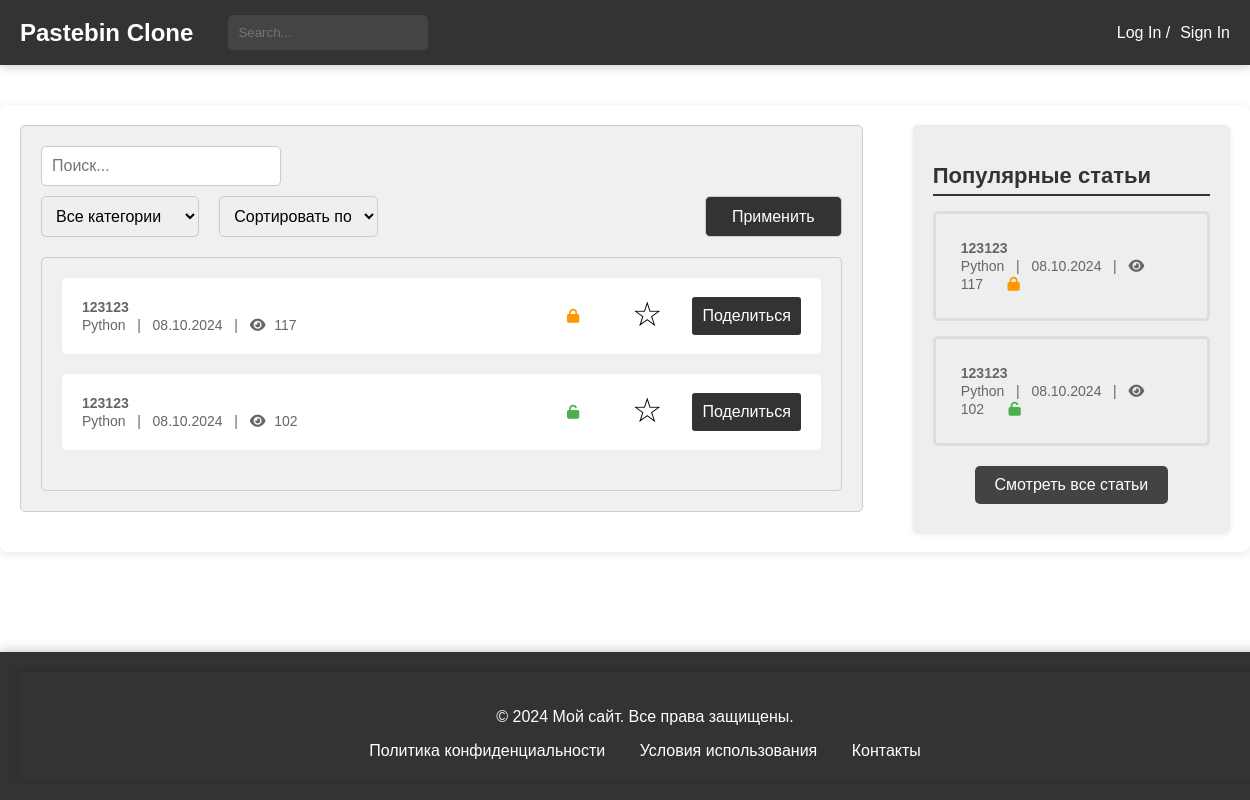
Before: /posts_check/ with the older database file.
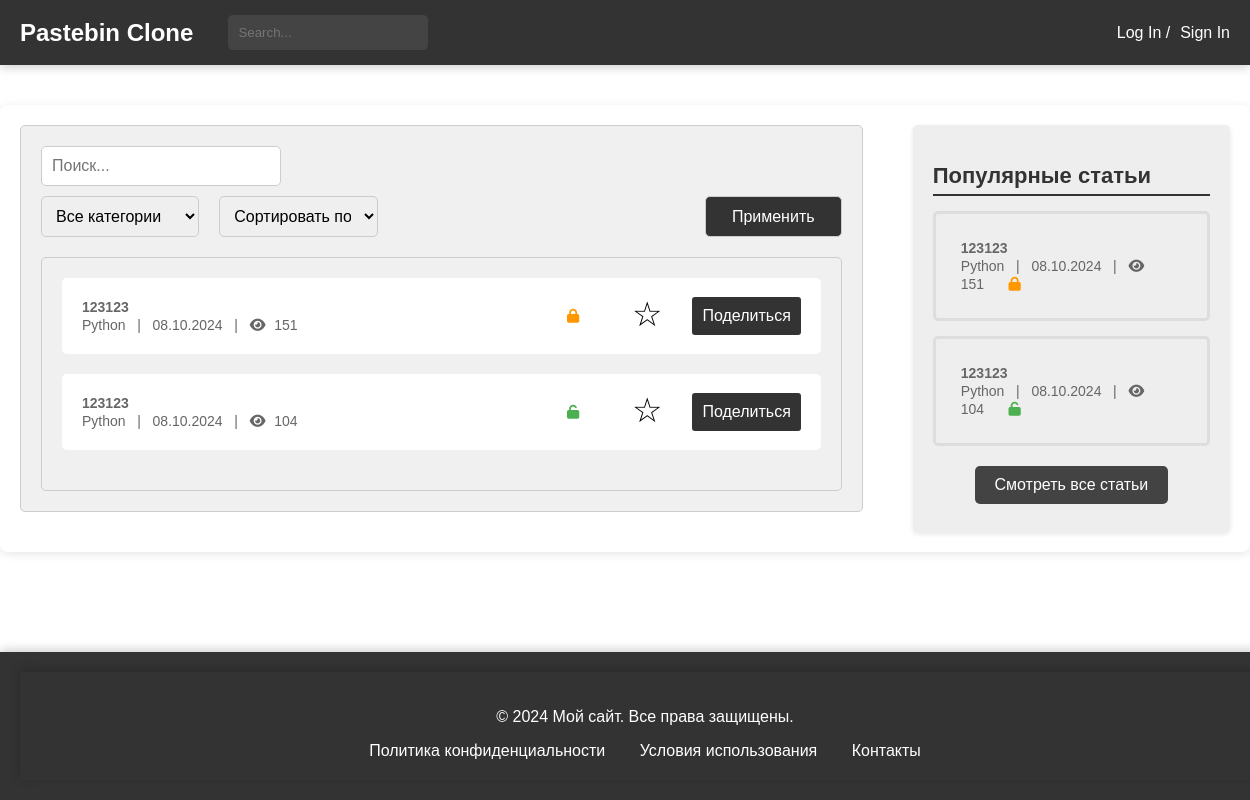
After: the same page with the newer database file.
### blog/models.py (models this page shows, shortened)
class Paste(models.Model):
    ACCESS_STATUS_CHOICES = [
        (0, 'Private'),
        (1, 'Public'),
        (2, 'Draft'),
    ]
    TIME_LIVE_CHOICES = [
        (None, 'Никогда'),
        (timedelta(minutes=2), 'Через 2 минуты'),
        (timedelta(hours=1), 'Через 1 час'),
        (timedelta(days=1), 'Через 1 день'),
        (timedelta(weeks=1), 'Через 1 неделю'),
    ]
    title = models.CharField(max_length=200)
    content = models.TextField()
    author = models.ForeignKey(User, on_delete=models.CASCADE)
    created_at = models.DateTimeField(auto_now_add=True)
    updated_at = models.DateTimeField(auto_now=True)
    slug = models.UUIDField(default=uuid.uuid4, editable=False, unique=True)
    tags = models.ManyToManyField(Tag, related_name='posts')
    category = models.ForeignKey(Category, on_delete=models.SET_NULL, null=True)
    access_status = models.IntegerField(choices=ACCESS_STATUS_CHOICES, default=1)
    time_live = models.DurationField(null=True, blank=True)
    password = models.CharField(max_length=100, null=True, blank=True)
    is_delete_after_read = models.BooleanField(default=False)
    views_count = models.PositiveIntegerField(default=100)
    def get_absolute_url(self):
        return reverse('blog:post-detail', kwargs={'slug': self.slug})
    def get_formatted_created_at(self):
        return self.created_at.strftime('%d.%m.%Y')
    class Meta:
        verbose_name = 'Паста'
        verbose_name_plural = 'Паста'

class Category(models.Model):
    name = models.CharField(max_length=30, unique=True)
    parent = models.ForeignKey(
        'self',
        on_delete=models.CASCADE,
        null=True, blank=True,
        related_name='subcategories'
    )
    def __str__(self):
        return self.name
    class Meta:
        verbose_name = 'Категория'
        verbose_name_plural = 'Категории'

### blog/views.py (the view)
# urls.py: path('posts_check/', views.posts_check, name='posts-check'),
def posts_check(request):
    posts = Paste.objects.all()
    popular_posts = Paste.objects.order_by('-views_count')[:5]
    return render(request, 'blog/posts.html', {
        'posts': posts,
        'popular_posts': popular_posts
    })

### blog/templates/blog/posts.html (shortened to what this page needs)
{% extends 'blog/temps/base.html' %}
{% load static %}
{% block head %}
<link rel="stylesheet" type="text/css" href="{% static 'css/posts.css' %}">
<link rel="stylesheet" href="https://cdnjs.cloudflare.com/ajax/libs/font-awesome/4.7.0/css/font-awesome.min.css">
{% endblock %}
{% block content %}
<main>
    <div class="main-container">
        <div class="post-filter">
            <form>
                <input type="search" placeholder="Поиск...">
                <div style="display: flex; justify-content: space-between; margin-top: 10px;">
                    <select name="category" style="width: 35%;">
                        <option value="">Все категории</option>
                    </select>
                    <select name="sort" style="width: 35%; margin-left: 20px;">
                        <option value="">Сортировать по</option>
                    </select>
                    <button type="submit" style="margin-left: 327px;">Применить</button>
                </div>
            </form>
            <div class="post-list">
                <ul>
                    {% for post in posts %}
                    <li class="post-item">
                        <div class="post-details">
                            <a href="{% url 'blog:post-detail' post.slug %}">
                                <span class="article-title">{{ post.title }}</span>
                                <br>
                                <span class="article-meta">{{ post.category }} &nbsp; | &nbsp; {{ post.get_formatted_created_at }} &nbsp; | &nbsp;
                        <i class="fa fa-eye"></i> <span class="view-count">{{ post.views_count }}</span></span>
                            </a>
                        </div>
                        <div class="post-actions">
                            {% if post.password %}
                            <span class="post-lock"><i class="fa fa-lock" aria-hidden="true"
                                                       style="color: #FF9800;"></i></span>
                            {% else %}
                            <span class="post-lock"><i class="fa fa-unlock" aria-hidden="true"
                                                       style="color: #4CAF50;"></i></span>
                            {% endif %}
                            <span class="post-favorite" data-post-slug="{{ post.slug }}"
                                  onclick="toggleFavorite(this, '{{ post.slug }}')">
                                <span class="star" id="favorite-star"
                                      style="color: {% if post in user.favorites.all %}#FFD700{% else %}black{% endif %};">
                                    {% if post in user.favorites.all %}★{% else %}☆{% endif %}
                                </span>
                            </span>
                            <button class="post-share-button" onclick="copyToClipboard('{{ post.get_absolute_url }}')">
                                Поделиться
                            </button>
                        </div>
                    </li>
                    {% endfor %}
                </ul>
            </div>
        </div>
        {% include 'blog/temps/popular_posts.html' %}
    </div>
</main>
{% endblock %}

### blog/templates/blog/temps/base.html (shortened to what this page needs)
<!DOCTYPE html>
<html lang="en">
<head>
    {% block head %}{% endblock %}
</head>
<body>
    {% include 'blog/temps/header.html' %}
    {% block content %}
    {% endblock %}
    {% include 'blog/temps/footer.html' %}
</body>
</html>

### blog/templates/blog/temps/header.html (shortened to what this page needs)
{% load static %}
<head>
    <link rel="stylesheet" type="text/css" href="{% static 'css/header.css' %}">
</head>
<header>
    <div class="header-container">
        <a href="{% url 'blog:index' %}" style='all: unset;'>
            <div class="header-logo">Pastebin Clone</div>
        </a>
        <div class="header-search">
            <input type="search" placeholder="Search...">
        </div>
        {% if request.user.is_authenticated %}
        <div class="header-auth">
            <span class="dropdown-toggle" style="margin-left: 10px; position: relative;">
                {{ request.user.username }} &#8711;
                <div class="dropdown">
                    <ul>
                        <li><a href="{% url 'users:posts-list' %}">Мои посты</a></li>
                        <li><a href="{% url 'users:user-profile' %}">Настройки профиля</a></li>
                        <li><a href="{% url 'users:password-change' %}">Изменить пароль</a></li>
                        <li class="notification-item">
                            <a href="{% url 'general:messages' %}">Сообщения</a>
                            {% if unread_messages_count > 0 %}
                            <span class="notification-badge"></span>
                            {% endif %}
                        </li>
                        <li class="notification-item">
                            <a href="{% url 'general:notifications' %}">Уведомления</a>
                            {% if unread_notifications_count > 0 %}
                            <span class="notification-badge"></span>
                            {% endif %}
                        </li>
                        <li>
                            <form action="{% url 'logout' %}" method="post" style="display: inline;">
                                {% csrf_token %}
                                <button type="submit" class="logout-button" style="margin-left: 11px">Выход</button>
                            </form>
                        </li>
                    </ul>
                </div>
            </span>
        </div>
        {% else %}
        <div class="header-auth">
            <a href="{% url 'users:login' %}" class="auth-link">Log In /</a>
            <a href="{% url 'users:register' %}" class="auth-link">Sign In</a>
        </div>
        {% endif %}
    </div>
</header>

### blog/templates/blog/temps/popular_posts.html
{% load static %}
<head>
    <link rel="stylesheet" type="text/css" href="{% static 'css/popular_posts.css' %}">
    <link rel="stylesheet" href="https://cdnjs.cloudflare.com/ajax/libs/font-awesome/6.0.0-beta3/css/all.min.css">
</head>
<div class="right-block">
    <h2>Популярные статьи</h2>
    <ul>
        {% for popular_post in popular_posts %}
        <li>
            <a href="{% url 'blog:post-detail' popular_post.slug %}">
                <span class="article-title">{{popular_post.title}}</span>
                <br>
                <span class="article-meta">{{ popular_post.category }} &nbsp; | &nbsp; {{ popular_post.get_formatted_created_at }} &nbsp; |  &nbsp;
                                    <i class="fa fa-eye"></i> <span
                            class="view-count">{{popular_post.views_count}}</span></span>
                {% if popular_post.password %}
                <span><i class="fa fa-lock" aria-hidden="true" style="color: #FF9800;"></i></span>
                {% else %}
                <span><i class="fa fa-unlock" aria-hidden="true" style="color: #4CAF50;"></i></span>
                {% endif %}
            </a>
        </li>
        {% endfor %}
    </ul>
     <div class="all-posts-link">
        <a href="{% url 'blog:posts-check' %}">Смотреть все статьи</a>
    </div>
</div>

### blog/templates/blog/temps/footer.html
{% load static %}
<head>
    <link rel="stylesheet" type="text/css" href="{% static 'css/footer.css' %}">
</head>
<footer>
    <div class="footer-container">
    <p>&copy; 2024 Мой сайт. Все права защищены.</p>
    <ul>
        <li><a href="#">Политика конфиденциальности</a></li>
        <li><a href="#">Условия использования</a></li>
        <li><a href="#">Контакты</a></li>
    </ul>
</div>
</footer>

### blog/static/css/posts.css (style rules this page uses)
body { margin: 0; padding: 0; font-family: Arial, sans-serif; }
.main-container { display: flex; justify-content: space-between; max-width: 1400px; margin: 40px auto; padding: 20px; box-shadow: 0 2px 10px rgba(0, 0, 0, 0.1); border-radius: 8px; background-color: #ffffff; }
.right-block { width: 30%; background-color: #ccc; padding: 20px; height: 100%; margin-left: 50px; }
.post-list ul { list-style: none; padding: 0; margin: 0; }
.post-list li { margin-bottom: 20px; }
.post-list a { display: block; padding: 10px; background-color: #fff; border-radius: 5px; text-decoration: none; color: #333; transition: background-color 0.3s; }
.post-list span { font-size: 14px; color: #666; }
.post-list i { font-size: 14px; margin-right: 5px; }
.right-block { width: 30%; background-color: #eeeeee; padding: 20px; border-radius: 5px; height: auto; box-shadow: 0 2px 5px rgba(0, 0, 0, 0.1); position: relative; }
.right-block h2 { font-size: 22px; font-weight: bold; margin-bottom: 15px; color: #333; border-bottom: 2px solid #333333FF; padding-bottom: 5px; }
.right-block ul { list-style: none; padding: 0; margin: 0; }
.right-block li { margin-bottom: 15px; padding: 10px; border: 3px solid #ddd; border-radius: 5px; transition: background-color 0.3s; }
.right-block a { display: block; padding: 15px; color: #333; text-decoration: none; border-radius: 5px; transition: background-color 0.3s; }
.right-block span { font-size: 14px; color: #666; }
.right-block i { font-size: 14px; margin-right: 5px; }
.article-title { font-weight: bold; font-size: 34px; }
.post-share-button { padding: 5px 15px; background-color: #f44336; color: white; border: none; border-radius: 3px; cursor: pointer; transition: background-color 0.3s; min-width: 80px; margin-right: 10px; }
.post-actions i.fa-lock { color: #FF9800; }
.post-actions i.fa-unlock { color: #4CAF50; }
.post-actions i.fa-lock, .post-actions i.fa-unlock { margin-left: -50px; }
.view-count { margin-left: 0; }
.post-filter { background-color: #f0f0f0; padding: 20px; border: 1px solid #ccc; border-radius: 5px; margin-bottom: 20px; }
.post-filter form { display: flex; flex-wrap: wrap; justify-content: space-between; }
.post-filter input[type="search"], .post-filter select, .post-filter button[type="submit"] { width: 30%; padding: 10px; font-size: 16px; border: 1px solid #ccc; border-radius: 5px; }
.post-filter button[type="submit"] { background-color: #333; color: #fff; cursor: pointer; margin-left: auto; }
.post-list { background-color: #f0f0f0; border: 1px solid #ccc; border-radius: 5px; margin-top: 20px; padding: 20px; }
.post-item { display: flex; justify-content: space-between; align-items: center; margin-bottom: 20px; background-color: #fff; padding: 10px; border-radius: 5px; transition: background-color 0.3s; }
.post-details { display: flex; flex-direction: column; gap: 10px; }
.post-actions { display: flex; align-items: center; justify-content: space-between; min-width: 350px; }
.post-actions span { margin-right: 15px; }
.post-actions button { width: 30%; padding: 10px; font-size: 16px; background-color: #333; color: white; border: none; border-radius: 3px; cursor: pointer; transition: background-color 0.3s; min-width: 80px; }
.post-lock { margin-left: 200px; }
.post-favorite { margin-right: 10px; cursor: pointer; font-size: 24px; display: inline-block; }
.star { font-size: 34px !important; transition: color 0.3s; margin-top: -5px; display: inline-block; }

### blog/static/css/header.css (style rules this page uses)
header { width: 100%; background-color: #333; }
.header-container { color: #fff; padding: 15px 20px; display: flex; align-items: center; box-shadow: 0 2px 10px rgba(0, 0, 0, 0.2); max-width: 1400px; margin: 0 auto; }
.header-logo { font-size: 24px; font-weight: bold; margin-right: 15px; }
.header-search { flex-grow: 1; display: flex; margin-left: 20px; }
.header-search input[type="search"] { padding: 10px; border: none; border-radius: 5px; background-color: #444; color: #fff; transition: background-color 0.3s; width: 200px; }
.header-auth { display: flex; align-items: center; position: relative; }
.header-auth a { color: #fff; text-decoration: none; margin-left: 10px; }
.auth-link { color: white; text-decoration: none; margin-left: 10px; }

Changed rows visible on the page:
changed Paste (number 1 of 2 on the later page): views_count "117" → "151"
changed Paste (number 2 of 2 on the later page): views_count "102" → "104"
